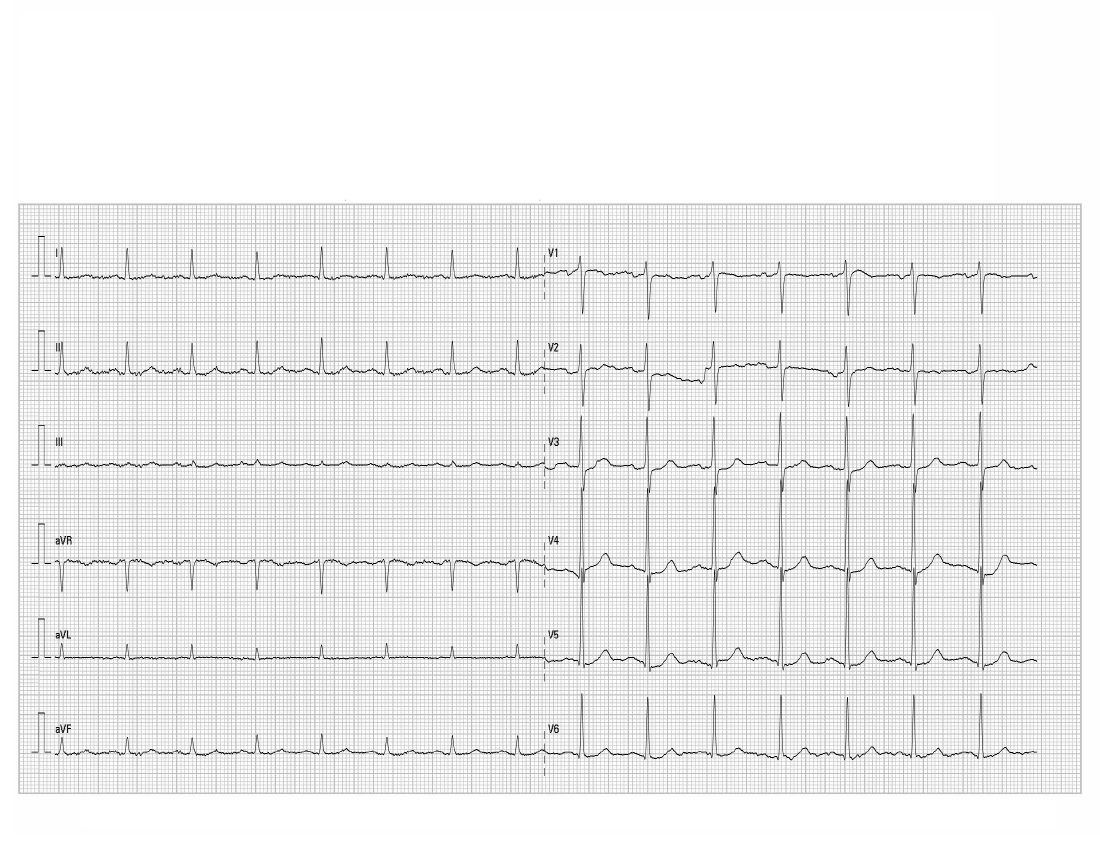
#> input picture 6x2.png, 2200 x 1700 px (shown at 1/2 size); its folder holds only this picture in this run
$ python -i 6x2_dig.py   (imports and definitions only)
#> lines starting #> are read from the running program, lines starting #| are printed output that depends on the picture; after the words box and inside, x2 and y2 are one past the last pixel; in counts of white or black regions, pixels touching at a corner belong together
import os
from scipy.signal import find_peaks
import cv2
import numpy as np
from scipy.signal import medfilt, savgol_filter  # You can skip using this; kept here as a backup
from matplotlib.patches import Rectangle
import pandas as pd
import matplotlib.pyplot as plt
from pathlib import Path
from typing import Literal
from typing import Sequence, List
from collections import Counter


px_per_mm = 2200 / 210  # Or manually adjust until waveform height fits the 10mm/mV standard
mv_per_pixel = 1 / (10 * px_per_mm)
time_per_pixel = 1 / (25 * px_per_mm)

# [14 lines left out: function scan_image_files, not called in this run]

def remove_background(path):
    """
    path : Input image path
    """
#> called with path = '6x2.png'

    manual_thresh = 180  # Lower threshold, keep darker areas (black signals)

    lead_name_regions = [
    (105, 490,130, 520),
    (1086, 490,1130, 520),

    (105, 678,130, 710),
    (1086, 678,1130, 710),

    (105, 866,130, 898),
    (1086, 866,1130, 898),

    (105, 1063,150, 1097),
    (1086, 1063,1130, 1097),

    (105, 1253,150, 1283),
    (1086, 1253,1130, 1283),

    (105, 1443,150, 1473),
    (1086, 1443,1130, 1473)

    ]

    # Read original image (keep 3 channels)
    image = cv2.imread(path)
#> image is the input picture: shape (1700, 2200, 3); min 0, max 255, mean 236.3

    # Convert to grayscale
    gray = cv2.cvtColor(image, cv2.COLOR_BGR2GRAY)

    # Gaussian blur (optional)
    blurred = cv2.GaussianBlur(gray, (5, 5), 0)

    # Keep black parts: values below threshold are foreground (signal), others are background
    _, mask = cv2.threshold(blurred, manual_thresh, 255, cv2.THRESH_BINARY_INV)
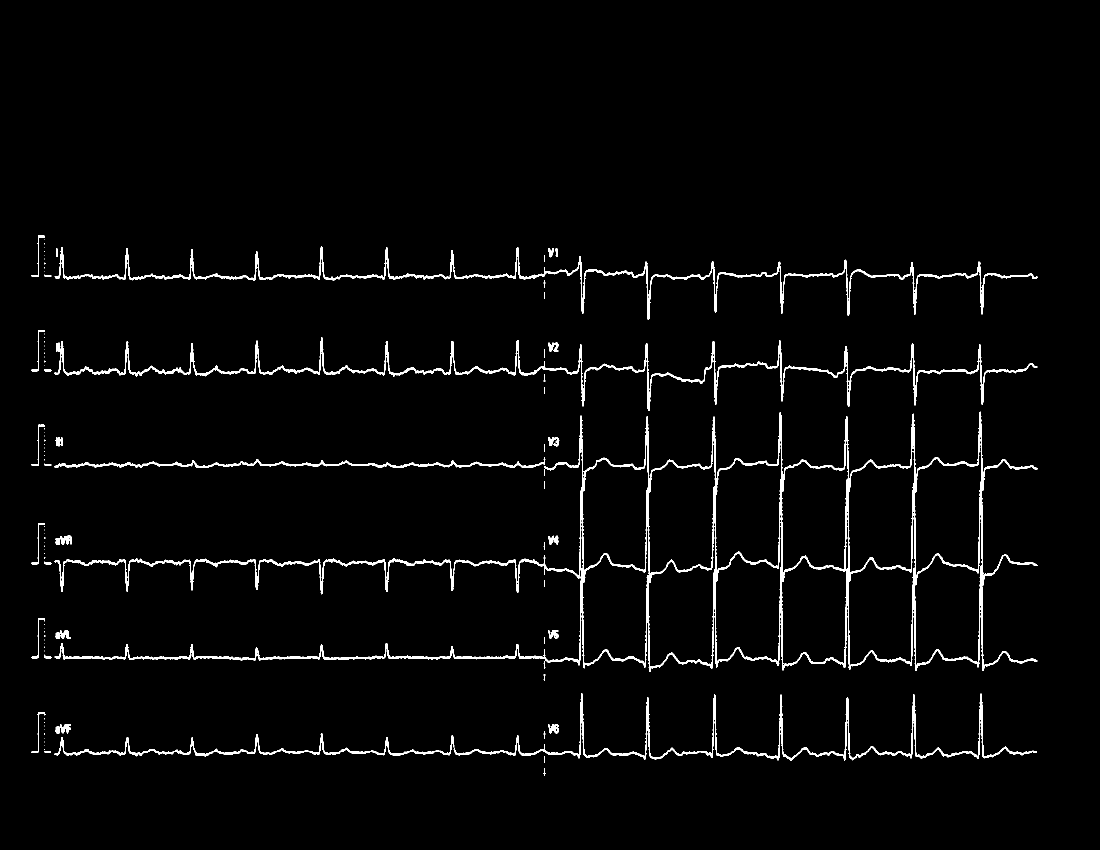
#> mask: shape (1700, 2200) (shown at 1/2 size); 2.4% white; 102 white regions (53 under 20 px), largest, box (x1, y1, x2, y2) and area: (109, 823, 2075, 1344) 40647, (109, 675, 2075, 822) 14420, (109, 493, 2075, 639) 13095

    # White background image
    background = np.full_like(image, 255)

    # Use mask to keep black signal areas, others white
    result = np.where(mask[:, :, None] == 255, image, background)
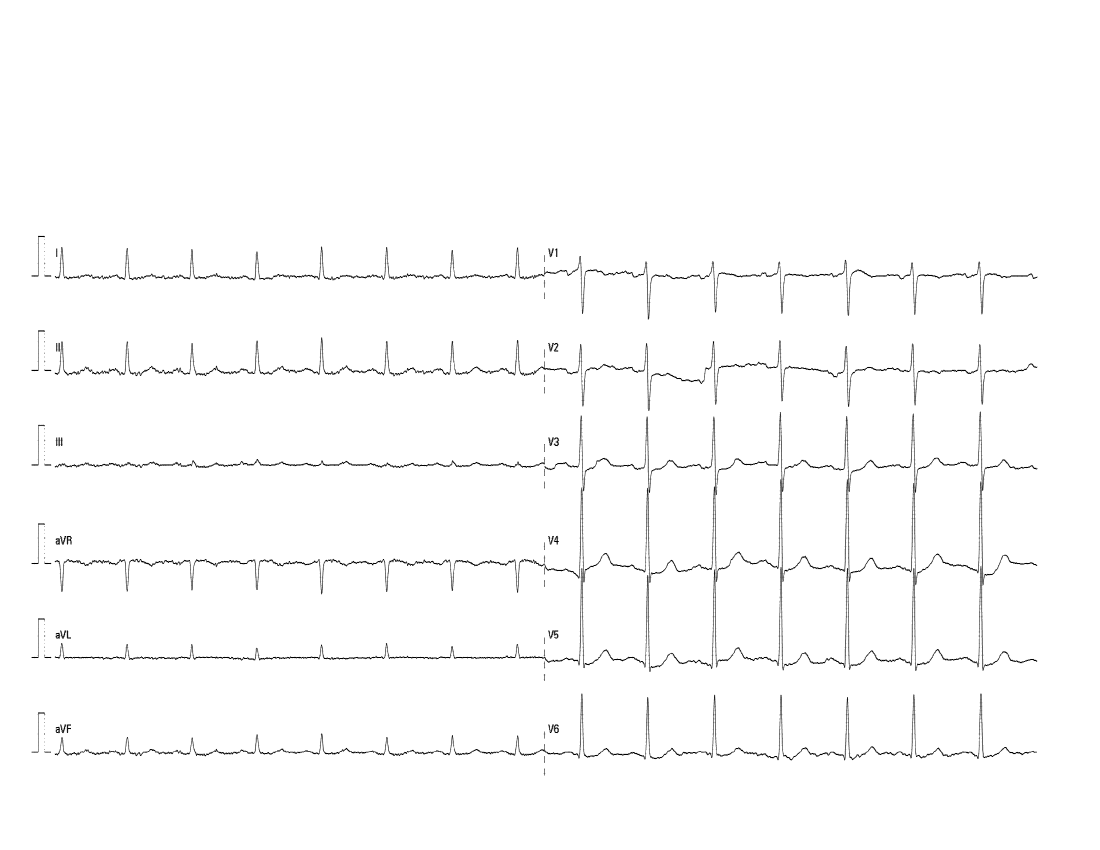
#> result: shape (1700, 2200, 3) (shown at 1/2 size); min 0, max 255, mean 251.7

    result_gray = cv2.cvtColor(result, cv2.COLOR_BGR2GRAY)

    # Binarize again to ensure values are 0 or 255
    _, final_binary = cv2.threshold(result_gray, 127, 255, cv2.THRESH_BINARY)
#> final_binary: shape (1700, 2200); 98.7% white; black in thin lines or dots, all inside (x1, y1, x2, y2) = (63, 472, 2075, 1551)

    # 6. Mask lead name regions
    for (x1, y1, x2, y2) in lead_name_regions:
        cv2.rectangle(final_binary, (x1, y1), (x2, y2), 255, -1)  # -1 means fill
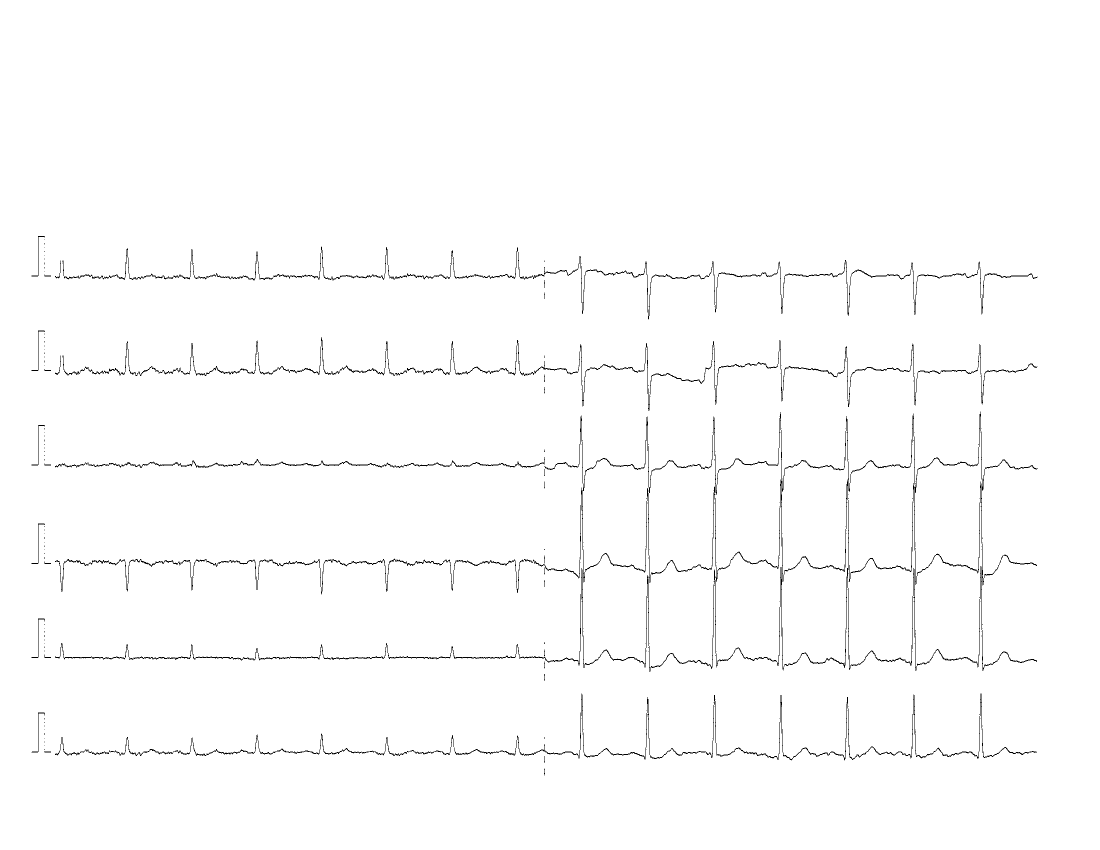
#> final_binary: shape (1700, 2200) (shown at 1/2 size); 98.8% white; black in thin lines or dots, all inside (x1, y1, x2, y2) = (63, 472, 2075, 1551)

    # 7.2 Remove single pixel noise
    num_labels, labels, stats, _ = cv2.connectedComponentsWithStats(final_binary, connectivity=8)
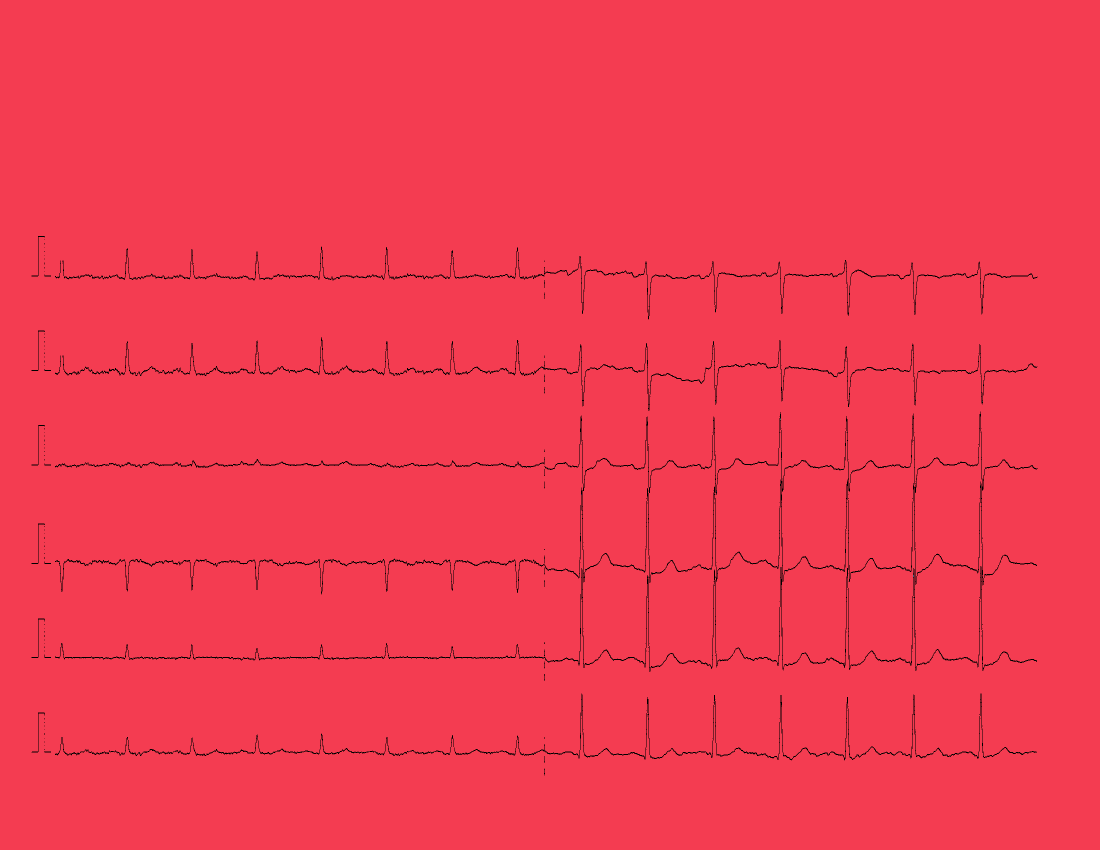
#> labels: shape (1700, 2200) int32 (shown at 1/2 size); 9 distinct labels, from 0 to 8; one colour per label, 0 black
#> num_labels = 9; stats = [[63, 472, 2012, 1079, 44989], [0, 0, 2200, 1700, 3694999], [1830, 799, 1, 1, 1], [1431, 802, 1, 1, 1], [1964, 802, 1, 1, 1], [1560, 837, 1, 3, 3], [1432, 982, 1, 1, 1], [1163, 988, 1, 1, 1], [1827, 1150, 1, 4, 4]]
    # stats[i, cv2.CC_STAT_AREA] is the pixel area of the i-th connected component
    for i in range(1, num_labels):  # 0 is background
        if stats[i, cv2.CC_STAT_AREA] == 1:
            final_binary[labels == i] = 0  # Or 255, depending on your foreground/background definition

    # [5 lines of commented-out code are left out]
    return final_binary

# [582 lines left out: functions find_peak_index, detect_peaks_via_projection, refine_peaks, Pixel_to_signal, detect_S_points, mask_baselines_v4 and 5 more, not called in this run]

# [84 lines not run here, left out]

>>> result = remove_background('6x2.png')
